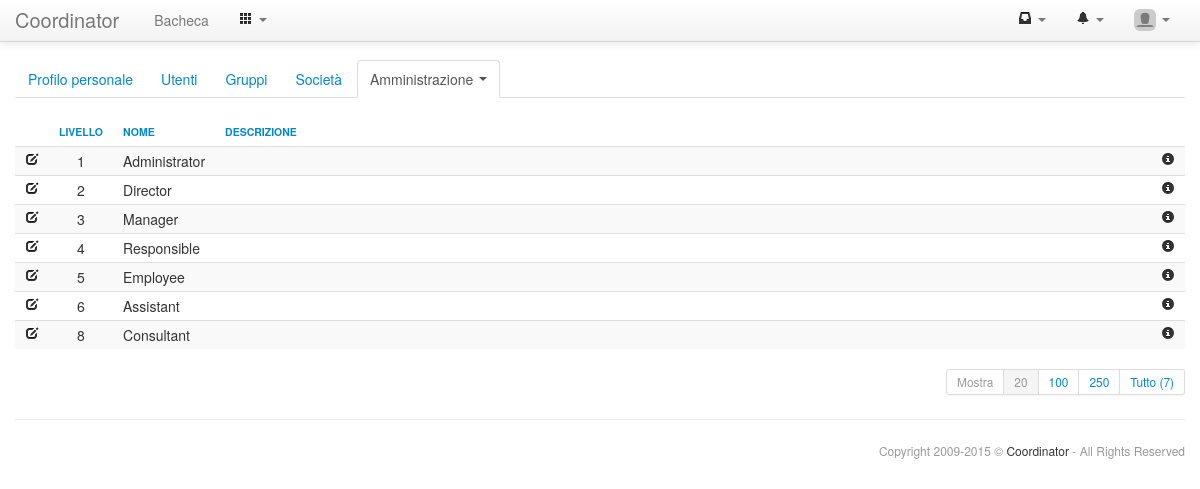
The page /accounts/roles_list.php (signed in) on the database its author committed.
### tables this page shows
CREATE TABLE IF NOT EXISTS `settings_settings` (
  `code` varchar(255) NOT NULL,
  `value` varchar(255) DEFAULT NULL,
  PRIMARY KEY (`code`)
);

CREATE TABLE IF NOT EXISTS `accounts_roles` (
  `id` int(11) unsigned NOT NULL AUTO_INCREMENT,
  `level` tinyint(3) unsigned NOT NULL DEFAULT '0',
  `name` varchar(25) NOT NULL,
  `description` varchar(255) DEFAULT NULL,
  `addDate` datetime NOT NULL,
  `addIdAccount` int(11) unsigned NOT NULL,
  `updDate` datetime DEFAULT NULL,
  `updIdAccount` int(11) unsigned DEFAULT NULL,
  PRIMARY KEY (`id`),
  UNIQUE KEY `name` (`name`),
  KEY `level` (`level`)
);

### accounts/roles_list.php (called while the page is built, shortened)
<?php
include("template.inc.php");
function content(){
 $roles_status_modals_array=array();
 $g_search=$_GET['q'];
 $table=new str_table(api_text("roles_list-tr-unvalued"),TRUE);
 $table->addHeader("&nbsp;",NULL,"16");
 $table->addHeader(api_text("roles_list-th-level"),"nowarp text-center",NULL,"accounts_roles.level");
 $table->addHeader(api_text("roles_list-th-name"),"nowarp",NULL,"accounts_roles.name");
 $table->addHeader(api_text("roles_list-th-description"),NULL,"100%","accounts_roles.description");
 $table->addHeader("&nbsp;",NULL,"16");
 $roles=api_accounts_roles($g_search,TRUE);
 foreach($roles->results as $role){
  $roles_status_modals_array[]=api_accounts_roleStatusModal($role);
  if($role->id==$_GET['idRole']){$tr_class="info";}else{$tr_class=NULL;}
  $table->addRow($tr_class);
  $table->addField(api_link("roles_edit.php?idRole=".$role->id,api_icon('icon-edit')),"nowarp");
  $table->addField($role->level,"nowarp text-center");
  $table->addField($role->name,"nowarp");
  $table->addField($role->description);
  $table->addField(end($roles_status_modals_array)->link(api_icon("icon-info-sign")),"nowarp");
 }
 $table->render();
 $roles->pagination->render();
}
?>

### core/db.class.php (called while the page is built, shortened)
<?php
class DB{
 var $connector;
 function DB($host,$user,$pass,$name){
  $this->connector=mysql_connect($host,$user,$pass,TRUE) or die('Server connection not possible.');
 }
 function clearQuery($query){
  if(stripos($query,"select")!==FALSE){return $query;}
  $search=array("``","''",'""');
  $query=str_replace($search,"DEFAULT",$query);
  return $query;
 }
 function query($query,$debug=-1){
  $query=$this->clearQuery($query);
  $this->lastResult=mysql_query($query,$this->connector) or $this->debugAndDie($query);
  return $this->lastResult;
 }
 function fetchNextObject($result=NULL){
  if($result==NULL || mysql_num_rows($result)<1){
   return NULL;
  }else{
   return mysql_fetch_object($result);
  }
 }
 function queryUniqueObject($query,$debug=-1){
  $query=$this->clearQuery($query);
  $query="$query LIMIT 1";
  $result=mysql_query($query,$this->connector) or $this->debugAndDie($query);
  return mysql_fetch_object($result);
 }
}
?>

### accounts/api.inc.php (called while the page is built, shortened)
<?php
function api_accounts_account($account=NULL){
 if(is_numeric($account)){$account=$GLOBALS['db']->queryUniqueObject("SELECT * FROM accounts_accounts WHERE id='".$account."'");}
 $account->account=stripslashes($account->account);
 unset($account->password);
 unset($account->secret);
 $account->name=stripslashes($account->name);
 $account->ldapUsername=stripslashes($account->ldapUsername);
 $account->typology=api_accounts_accountTypology($account);
 $account->language=stripslashes($account->language);
 $account->avatar=api_accounts_accountAvatar($account);
 $account->mail=$account->account;
 if($account->language<>"default"){$account->languageISO=substr($account->language,-2);}else{$account->languageISO="EN";}
 $account->companies=array();
 return $account;
}
function api_accounts_accountTypology($account){
 $typology=new stdClass();
 if($account->del){
  $typology->icon="icon-trash";
  $typology->description=api_text("account-typology-deleted");
 }else{
  if($account->enabled){
   if($account->superuser){
    $typology->icon="icon-fire";
    $typology->description=api_text("account-typology-superuser");
   }else{
    $typology->icon="icon-info-sign";
    $typology->description=api_text("account-typology-user");
   }
  }else{
   $typology->icon="icon-ban-circle";
   $typology->description=api_text("account-typology-disabled");
  }
 }
 return $typology;
}
function api_accounts_accountAvatar($account=NULL){
 $avatar_path="uploads/uploads/accounts/avatar_".$account->id.".jpg";
 if(!file_exists("../".$avatar_path)){$avatar_path="uploads/uploads/accounts/avatar.jpg";}
 return $GLOBALS['dir'].$avatar_path;
}
function api_accounts_role($role){
 $role->name=stripslashes($role->name);
 $role->description=stripslashes($role->description);
 return $role;
}
function api_accounts_roles($search=NULL,$pagination=FALSE,$where=NULL){
 $return=new stdClass();
 $return->results=array();
 $query_table="accounts_roles";
 $query_fields="accounts_roles.*";
 $query_where=" 1 ";
 $query_order=api_queryOrder("accounts_roles.level ASC,accounts_roles.name ASC");
 if($pagination){
  $return->pagination=new str_pagination($query_table,$query_where,$GLOBALS['navigation']->filtersGet());
  $query_limit=$return->pagination->queryLimit();
 }
 $return->query="SELECT ".$query_fields." FROM ".$query_table." WHERE ".$query_where.$query_order.$query_limit;
 $results=$GLOBALS['db']->query($return->query);
 while($result=$GLOBALS['db']->fetchNextObject($results)){$return->results[$result->id]=api_accounts_role($result);}
 return $return;
}
?>

### core/structure.class.php (the view, shortened to what this page needs)
<?php
class str_navigation{
 private $current_tab;
 protected $class;
 protected $nt_array;
 public function __construct($search=FALSE,$get=NULL,$class=NULL){
  $this->class=$class;
  $this->current_tab=-1;
  $this->nt_array=array();
 }
 function addTab($label,$url=NULL,$get=NULL,$class=NULL,$enabled=TRUE,$target="_self",$confirm=NULL){
  $nt=new stdClass();
  $nt->typology="tab";
  $nt->label=$label;
  $nt->url=$url;
  $nt->get=$get;
  $nt->class=$class;
  $nt->enabled=$enabled;
  $nt->target=$target;
  $nt->confirm=$confirm;
  $this->current_tab++;
  $this->nt_array[$this->current_tab]=$nt;
  return TRUE;
 }
 function addSubTab($label,$url=NULL,$get=NULL,$class=NULL,$enabled=TRUE,$target="_self",$confirm=NULL){
  $nt=new stdClass();
  $nt->typology="subtab";
  $nt->label=$label;
  $nt->url=$url;
  $nt->get=$get;
  $nt->class=$class;
  $nt->enabled=$enabled;
  $nt->target=$target;
  $nt->confirm=addslashes($confirm);
  $this->nt_array[$this->current_tab]->dropdown[]=$nt;
  return TRUE;
 }
 function addSubTabHeader($label){
  $nt=new stdClass();
  $nt->typology="subtab-header";
  $nt->label=$label;
  if(!is_array($this->nt_array[$this->current_tab]->dropdown)){
   $this->nt_array[$this->current_tab]->dropdown=array();
  }
  $this->nt_array[$this->current_tab]->dropdown[]=$nt;
  return TRUE;
 }
 function render(){
  echo "<ul class='nav nav-tabs ".$this->class."'>\n";
  if(is_array($this->nt_array)){
   foreach($this->nt_array as $nt){
    if(is_array($nt->dropdown)){
     $dropdown=TRUE;
     $nt->label.=" <b class='caret'></b>";
    }else{$dropdown=FALSE;}
    $active=FALSE;
    if(strlen($nt->url)==0){$nt->url="#";}
    echo " <li";
    if($dropdown){
     foreach($nt->dropdown as $ntd){
      if(substr($ntd->url,0,(strpos($ntd->url,"?")>0)?strpos($ntd->url,"?"):strlen($ntd->url))==api_baseName()){
       $active=TRUE;
       break;
      }
     }
    }
    echo " class='";
    if($active){echo "active ";}
    if($dropdown){echo "dropdown ";}
    if(!$nt->enabled){echo "disabled ";}
    echo $nt->class."'>";
    if($dropdown){echo "<a class='dropdown-toggle' data-toggle='dropdown' href='#'";}
     elseif($active || !$nt->enabled){echo "<a href='#'";}
     else{echo "<a href='".$nt->url.$nt->get."' target='".$nt->target."'";}
    if(strlen($nt->confirm)&&$nt->enabled){echo " onClick=\"return confirm('".$nt->confirm."')\"";}
    echo ">".$nt->label."</a>";
    echo "</li>\n";
   }
  }
  echo "</ul>\n\n";
  return TRUE;
 }
}
class str_pagination{
 protected $url;
 protected $total;
 protected $limit;
 protected $class;
 protected $class_ul;
 protected $class_li;
 protected $class_li_active;
 protected $class_li_disabled;
 public function __construct($table=NULL,$where=NULL,$get=NULL,$limit=20,$class="pagination-small pagination-right",$class_ul="",$class_li="",$class_li_active="active",$class_li_disabled="disabled"){
  if($where<>NULL){
   $total=0;
   $results=$GLOBALS['db']->query("SELECT * FROM ".$table." WHERE ".$where);
   while($result=$GLOBALS['db']->fetchNextObject($results)){$total++;}
  }else{
   $total=0;
   $results=$GLOBALS['db']->query("SELECT * FROM ".$table);
   while($result=$GLOBALS['db']->fetchNextObject($results)){$total++;}
  }
  $url=api_baseName()."?p={p}".$get."&l=".$limit;
  $this->url=$url;
  $this->total=$total;
  $this->limit=$limit;
  $this->class=$class;
  $this->class_ul=$class_ul;
  $this->class_li=$class_li;
  $this->class_li_active=$class_li_active;
  $this->class_li_disabled=$class_li_disabled;
  return TRUE;
 }
 function render(){
  echo "<div class='pagination ".$this->class."'>\n";
  echo " <ul class='".$this->class_ul."'>\n";
  echo "  <li class='".$this->class_li_disabled."'><a href='#'>".ucfirst(api_text("show"))."</a></li>\n";
  $pagination_limit_array=array(20=>"20",100=>"100",250=>"250",0=>ucfirst(api_text("all")." (".number_format($this->total,0,",",".").")"));
  foreach($pagination_limit_array as $index=>$limit){
   if($index==$this->limit){$class=$this->class_li_active;}else{$class=$this->class_li;}
   echo "  <li class='".$class."'><a href='".str_replace("{p}",1,$this->url)."&l=".$index."'>".$limit."</a></li>\n";
  }
  echo " </ul>\n";
  echo "</div>\n\n";
  return TRUE;
 }
}
class str_table{
 private $current_row=0;
 protected $sortable;
 protected $get;
 protected $class;
 protected $th_array;
 protected $tr_array;
 public function __construct($unvalued=NULL,$sortable=FALSE,$get=NULL,$class=NULL){
  $this->sortable=$sortable;
  $this->get=$get;
  $this->class=$class;
  $this->current_row=0;
  $this->th_array=array();
  $this->tr_array=array();
  return TRUE;
 }
 public function addHeader($name,$class=NULL,$width=NULL,$order=NULL,$colspan=1){
  $th=new stdClass();
  $th->name=$name;
  $th->class=$class;
  $th->width=$width;
  $th->order=$order;
  $th->colspan=$colspan;
  $this->th_array[]=$th;
  return TRUE;
 }
 public function addRow($class=NULL){
  $this->current_row++;
  $this->tr_array[$this->current_row]=new stdClass();
  $this->tr_array[$this->current_row]->class=$class;
  $this->tr_array[$this->current_row]->fields=array();
  return TRUE;
 }
 function addField($content,$class=NULL,$colspan=1){
  $td=new stdClass();
  $td->content=$content;
  $td->class=$class;
  $td->colspan=$colspan;
  $this->tr_array[$this->current_row]->fields[]=$td;
  return TRUE;
 }
 function render($echo=TRUE){
  $return="\n";
  $return.="<table class='table table-striped table-hover table-condensed ".$this->class."'>\n";
  if(is_array($this->th_array)){
   $return.="<thead>\n <tr>\n";
   foreach($this->th_array as $th){
    $return.="  <th class='".$th->class."' width='".$th->width."' colspan='".$th->colspan."'>";
    if($this->sortable && $th->order<>NULL){
     if($th->order==$_GET['of']){if($_GET['om']==1){$order=0;}else{$order=1;}}else{$order=1;}
     $return.="<a href='".api_baseName()."?of=".$th->order."&om=".$order.$this->get."'>";
    }
    $return.=$th->name;
    if($this->sortable){$return.="</a>";}
    $return.="</th>\n";
   }
   $return.=" </tr>\n";
   $return.="</thead>\n";
  }
  $return.="<tbody>\n";
  if(is_array($this->tr_array)){
   foreach($this->tr_array as $tr){
    $return.=" <tr class='".$tr->class."'>\n";
    if(is_array($tr->fields)){
     foreach($tr->fields as $td){
      $return.="  <td class='".$td->class."' colspan='".$td->colspan."'>".$td->content."</td>\n";
     }
    }
    $return.=" </tr>\n";
   }
  }
  $return.="</tbody>\n";
  $return.="</table>\n\n\n";
  if($echo){echo $return;return TRUE;}else{return $return;}
 }
}
class str_modal{
 protected $id;
 public function __construct($id,$class=NULL){
  $this->id=$id;
  return TRUE;
 }
 function link($label,$class=NULL,$style=NULL){
  return "<a href='#modal_".$this->id."' data-toggle='modal' class='".$class."' id='modal-link_".$this->id."' style='".$style."'>".$label."</a>";
 }
}
?>

### core/html.class.php (shortened to what this page needs)
<?php
class HTML{
public function header($title="",$nav="dashboard",$navbar=TRUE){
?>
<!DOCTYPE html>
<html lang="it">
<head>
 <link href="<?php echo $GLOBALS['dir']."core/bootstrap/css/bootstrap.min.css";?>" rel="stylesheet">
 <link href="<?php echo $GLOBALS['dir']."core/bootstrap/css/bootstrap-custom.css";?>" rel="stylesheet">
 <link href="<?php echo $GLOBALS['dir']."core/bootstrap/css/bootstrap-responsive.css";?>" rel="stylesheet">
 <link href="<?php echo $GLOBALS['dir']."core/template.css";?>" rel="stylesheet">
 <link href="<?php echo $GLOBALS['dir']."core/bootstrap-datetimepicker/css/bootstrap-datetimepicker.min.css";?>" rel="stylesheet">
 <link href="<?php echo $GLOBALS['dir']."core/bootstrap-markdown/css/bootstrap-markdown.min.css";?>" rel="stylesheet">
 <link href="<?php echo $GLOBALS['dir']."core/bootstrap-select2/select2.css";?>" rel="stylesheet">
 <link href="<?php echo $GLOBALS['dir']."core/bootstrap-slider/css/bootstrap-slider.min.css";?>" rel="stylesheet">
 <link href="<?php echo $GLOBALS['dir']."core/bootstrap-wysihtml5/css/bootstrap-wysihtml5.css";?>" rel="stylesheet">
 <link href="<?php echo $GLOBALS['dir']."core/bootstrap-tagsinput/css/bootstrap-tagsinput.css";?>" rel="stylesheet">
 <link href="<?php echo $GLOBALS['dir']."core/shadowbox/shadowbox.css";?>" rel="stylesheet">
</head>
<body <?php if(api_baseName()=="login.php"){echo "class='login-background'";}?>>
 <div class="navbar navbar-fixed-top">
  <div class="navbar-inner">
   <div class="container">
    <?php
     if(file_exists("../uploads/uploads/core/logo.png") && api_getOption('show_logo')){
      echo "<a class='brand-logo' href='".$GLOBALS['dir']."index.php'><img src='".$GLOBALS['dir']."uploads/uploads/core/logo.png'></a>\n";
     }else{
      echo "<a class='brand' href='".$GLOBALS['dir']."index.php'>".api_getOption('title')."</a>\n";
     }
    ?>
    <?php if($navbar){ ?>
    <div class="nav-collapse collapse">
     <ul class="nav">
      <li<?php if($nav=="dashboard"){echo " class=\"active\"";} ?>><a href="<?php echo $GLOBALS['dir']."dashboard/index.php";?>"><?php echo api_text("core-menu-dashboard"); ?></a></li>
      <?php
       $menu_count=0;
       $menu_array=array();
       $secondary_menu_array=array();
       $admin_menu_array=array();
       $menus=$GLOBALS['db']->query("SELECT * FROM settings_menus WHERE idMenu='1' ORDER BY position ASC");
       while($menu=$GLOBALS['db']->fetchNextObject($menus)){
        if(api_checkPermissionShowModule($menu->module,FALSE)){
         $menu_count++;
         if($menu_count<8){$menu_array[]=$menu;}else{$secondary_menu_array[]=$menu;}
        }elseif($_SESSION['account']->administrator){
         $admin_menu_array[]=$menu;
        }
       }
       if($_SESSION['account']->administrator && count($admin_menu_array)>0){
        echo "<li class='dropdown'><a href='#' class='dropdown-toggle' data-toggle='dropdown'>";
        echo api_icon('icon-th')." <b class='caret'></b></a>\n";
        echo "</li>\n";
       }
      ?>
     </ul>
     <ul class="nav pull-right">
      <?php if(api_checkPermission("chats","chats_chat")){ ?>
      <li class="dropdown">
       <a href="#" class="dropdown-toggle" data-toggle="dropdown">
        <span id="chat_counter">
        <?php include("../chats/chat_counter.inc.php") ?>
        </span>
        <b class="caret"></b>
       </a>
      </li>
      <?php } ?>
      <li class="dropdown">
       <a href="#" class="dropdown-toggle" data-toggle="dropdown">
        <span id="notifications_counter">
        <?php include("../logs/logs_notifications_counter.inc.php") ?>
        </span>
        <b class="caret"></b>
       </a>
      </li>
      <li class="dropdown">
       <a href="#" class="dropdown-toggle" data-toggle="dropdown">
        <img src="<?php echo api_account()->avatar;?>" class="img-rounded" style="width:22px;margin-top:-4px;padding:0;"> <b class="caret"></b>
       </a>
      </li>
     </ul>
    </div>
    <?php } ?>
   </div>
  </div>
 </div>
 <div class="container">
<?php
}
public function footer($wiki_link=NULL,$copyright=TRUE){
?>
<?php if($copyright){ ?>
  <div class="row-fluid">
   <hr>
   <footer>
    <span class="muted credit pull-right">Copyright 2009-<?php echo date("Y");?> &copy; <a href="http://www.coordinator.it" target="_blank">Coordinator</a> - All Rights Reserved</span>
   </footer>
  </div>
 <?php } ?>
 </div>
</body>
</html>
<?php
}
}
?>

### rows shown on the page
settings_settings: value "Coordinator"
accounts_roles: id "1", name "Administrator"
accounts_roles: id "2", name "Director"
accounts_roles: id "3", name "Manager"
accounts_roles: id "4", name "Responsible"
accounts_roles: id "5", name "Employee"
accounts_roles: id "6", name "Assistant"
accounts_roles: level "8", name "Consultant"

### other values the page prints
api_text("core-menu-dashboard") "Bacheca"
$nt->label "Profilo personale"
$nt->label "Utenti"
$nt->label "Gruppi"
$nt->label "Società"
$nt->label "Amministrazione"
api_text("show") "Mostra"
$limit "20"
$limit "100"
$limit "250"
$limit "Tutto (7)"
